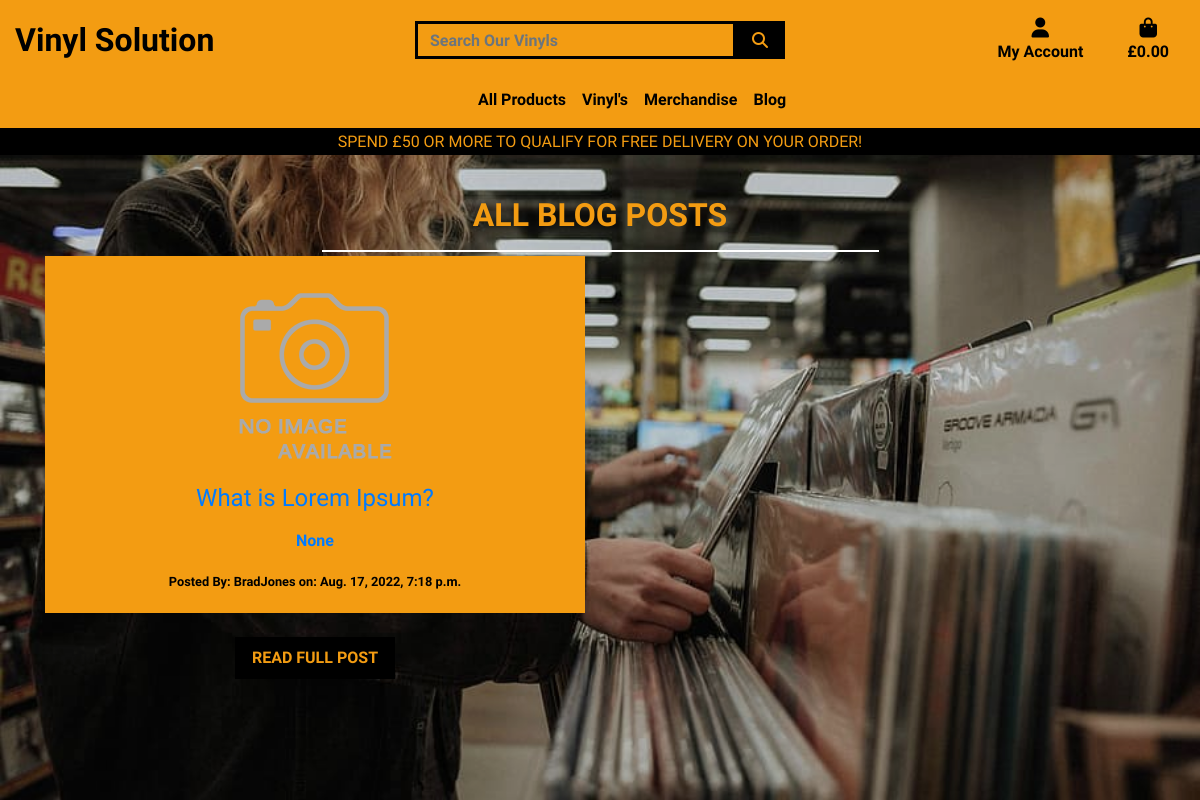
Screenshot of /blog/ with the database file from the repository.
### blog/models.py (models this page shows, shortened)
class Post(models.Model):
    blog_title = models.CharField(max_length=80, null=True, blank=False)
    author = models.ForeignKey(
        User, on_delete=models.CASCADE, null=True, blank=True)
    date_created = models.DateTimeField(
        auto_now_add=True, null=True)
    blog_preview = models.CharField(max_length=254, null=True, blank=True)
    blog_body = models.TextField()
    blog_image = models.ImageField(null=True, blank=True)
    class Meta:
        ordering = ['-date_created']

### blog/views.py (the view)
# urls.py: path('', views.blog, name='blog'),
def blog(request):
    blogposts = Post.objects.all()
    context = {
        'blogposts': blogposts,
    }
    return render(request, 'blog/blog.html', context)

### bag/contexts.py (called while the page is built, shortened)
def bag_contents(request):
    bag_items = []
    total = 0
    product_count = 0
    bag = request.session.get('bag', {})
    if total < settings.FREE_DELIVERY_THRESHOLD:
        delivery = total * Decimal(settings.STANDARD_DELIVERY_PERCENTAGE / 100)
        free_delivery_delta = settings.FREE_DELIVERY_THRESHOLD - total
    else:
        delivery = 0
        free_delivery_delta = 0
    grand_total = delivery + total
    context = {
        'bag_items': bag_items,
        'total': total,
        'product_count': product_count,
        'delivery': delivery,
        'free_delivery_delta': free_delivery_delta,
        'free_delivery_threshold': settings.FREE_DELIVERY_THRESHOLD,
        'grand_total': grand_total,
    }
    return context

### blog/templates/blog/blog.html (shortened to what this page needs)
{% extends "base.html" %}
{% block page_header %}
    <div class="container header-container">
    </div>
{% endblock %}
{% block content %}
<div class="overlay"></div>
<div class="container mt-3">
    <div class="row">
        <div class="col text-center mt-3">
            <h2 class="logo-font font-weight-bold">All Blog Posts</h2>
            <hr class="w-50 mb-1 break">
        </div>
    </div>
    <div class="row">
        {% for blogpost in blogposts %}
            <div class="col-12 col-md-6 mb-4">
                <div class="text-center">
                    <div class="card-body">
                        <a href="">
                            {% if blogpost.image %}
                                <img src="{{ blogpost.image.url }}" alt="{{ blogpost.blog_title }}" class="img-fluid">
                            {% else %}
                                <img src="{{ MEDIA_URL }}noimage.png" alt="{{ blogpost.blog_title }}" class="img-fluid">
                            {% endif %}
                            <h4 class="mx-2 my-2">{{ blogpost.blog_title }}</h4>
                            <p class="pt-2 font-weight-bold">{{ blogpost.blog_preview }}</p>
                            <small class="px-2 text-black font-weight-bold">Posted By: {{ blogpost.author }} <span class="date"> on: {{ blogpost.date_created }}</span></small>
                        </a>
                    </div>
                </div>
                <div class="text-center mt-4 mb-3">
                    <a href="" class="shopping-button btn btn-lg rounded-0 text-uppercase">Read Full Post</a>
                </div>
            </div>
        {% endfor %}
    </div>
</div>
{% endblock %}

### static/css/base.css (style rules this page uses)
html { height: 100%; }
body { background: url(/media/homepage-img.jpg) no-repeat center center fixed; background-size: cover; height: calc(100vh - 164px); color: #F39C12; font-family: 'Quicksand'; }
.break { border: 1px solid white; }
.logo-font { text-transform: uppercase; }
.card-body { background-color: #F39C12; color: #000000; }
.overlay { height: 100%; width: 100%; top: 0; left: 0; position: fixed; background: rgba(0, 0, 0, 0.1); z-index: -1; }
::placeholder { color: #000000; font-weight: bolder; }
.shopping-button { background: #000000; color: #f39C12; font-size: medium; font-weight: bold; }
.text-black { color: black !important; }
@media (min-width: 992px) { .header-container { padding-top: 164px; } }

### rows the page displays
Post: blog_title "What is Lorem Ipsum?", blog_preview "None", author "BradJones", date_created "Aug. 17, 2022, 7:18 p.m."

### other values shown
{{ free_delivery_threshold }} "50"
